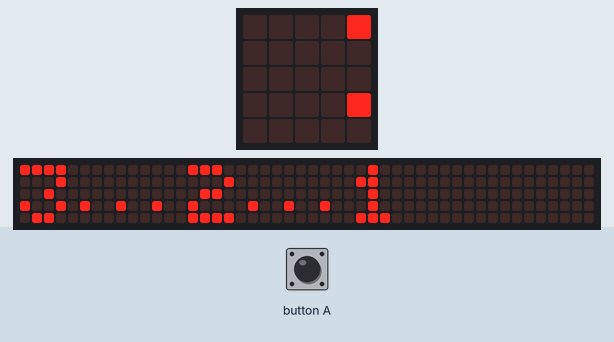
Bench run of a program on a simulated BBC micro:bit running MicroPython. Parts: the board's 5×5 LED display, a strip that is not on the board, showing the scrolling text unrolled. Random numbers come from a fixed seed; the 48×5 strip is a reading aid, not a part: it shows the text the display is scrolling, unrolled, one strip-width of it at a time.

Above: at 0.1 s.
At 2.6 s:
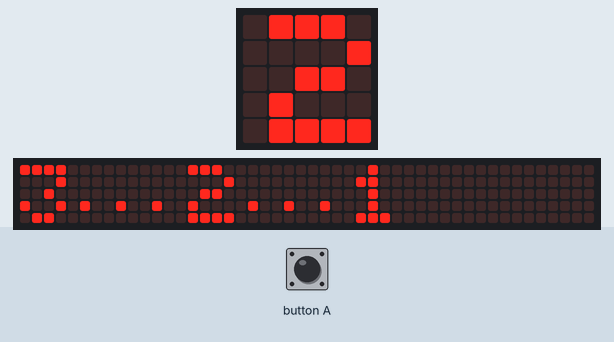
At 5.3 s:
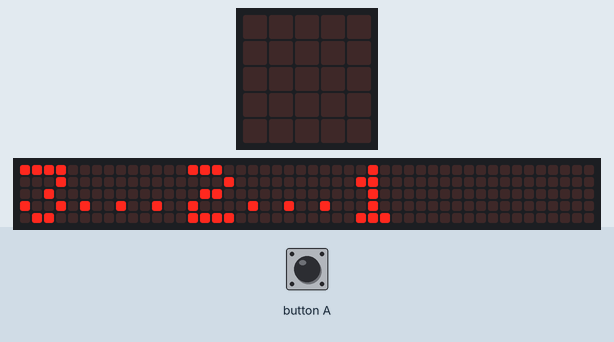
At 5.71 s:
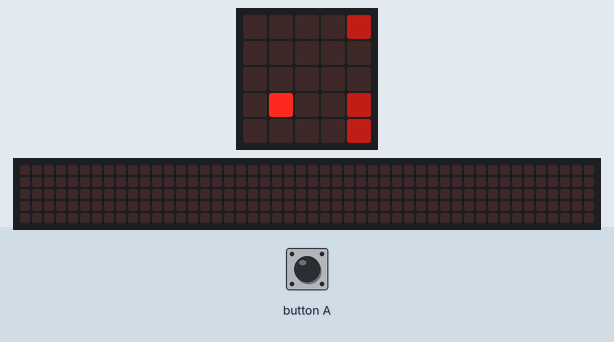
At 6.7 s:
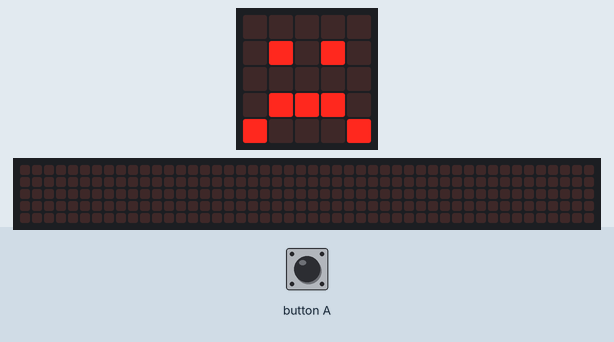
At 13.2 s:
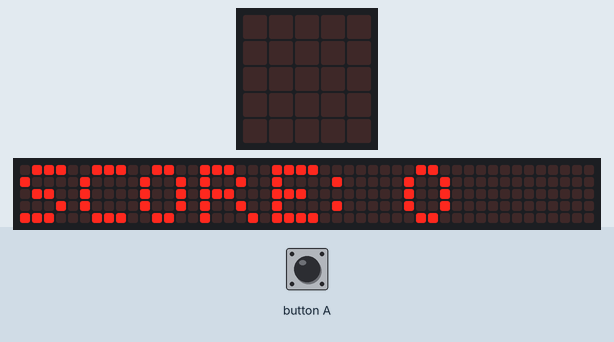

Measured:
- what the display in image 4 shows lasts 0.5 s, from 6.6 s to 7.1 s

The program:

Flappy_Bird.py
```python
#idea and code structure sourced from blog.withcode.uk
from microbit import *
from random import randint

def create_pipe():
    pipe = Image("00003:00003:00003:00003:00003")
    gap = randint(0,3)
    pipe.set_pixel(4,gap,0)
    pipe.set_pixel(4,gap+1,0)
    return pipe

bird_y = 50
led_bird_y = int(bird_y/20)
speed = 0
score = 0
pipe = create_pipe()
frame = 0
delay = 20
pipe_shift_delay = 20
new_pipe_delay = 100

display.scroll('3...2...1')
display.set_pixel(1,led_bird_y,9)

while True:
    frame += 1
    display.show(pipe)

    if button_a.was_pressed():
        speed = -8

    speed += 1
    if speed > 2:
        speed = 2

    bird_y += speed
    if bird_y > 99:
        bird_y = 99

    if bird_y < 0:
        bird_y = 0

    led_bird_y = int(bird_y/20)
    display.set_pixel(1,led_bird_y,9)

    if pipe.get_pixel(1,led_bird_y) != 0:
        display.show(Image.SAD)
        sleep(500)
        display.clear()
        display.scroll('SCORE: '+str(score))
        break

    if frame % pipe_shift_delay == 0:
        pipe = pipe.shift_left(1)

    if frame % new_pipe_delay == 0:
        pipe = create_pipe()
        score += 1
        pipe_shift_delay -= 1
        if pipe_shift_delay < 10:
            pipe_shift_delay = 10

    sleep(20)
```
